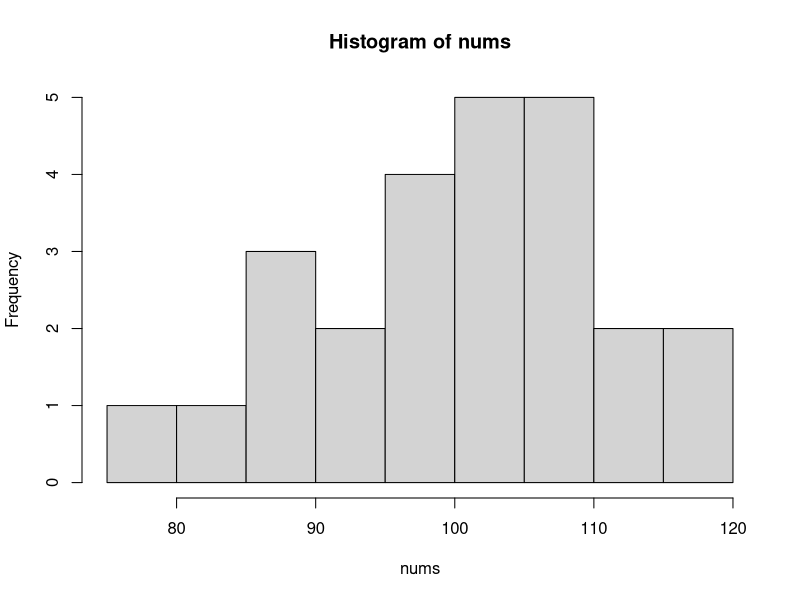
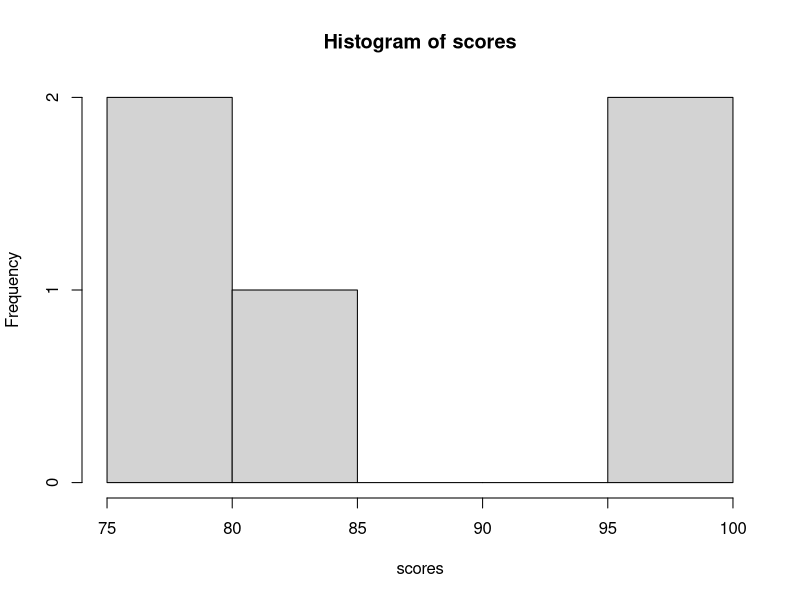
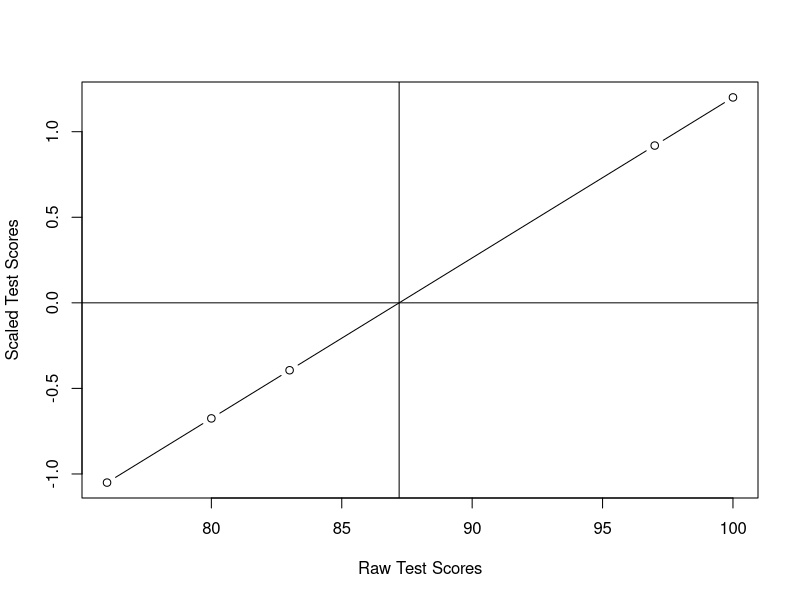
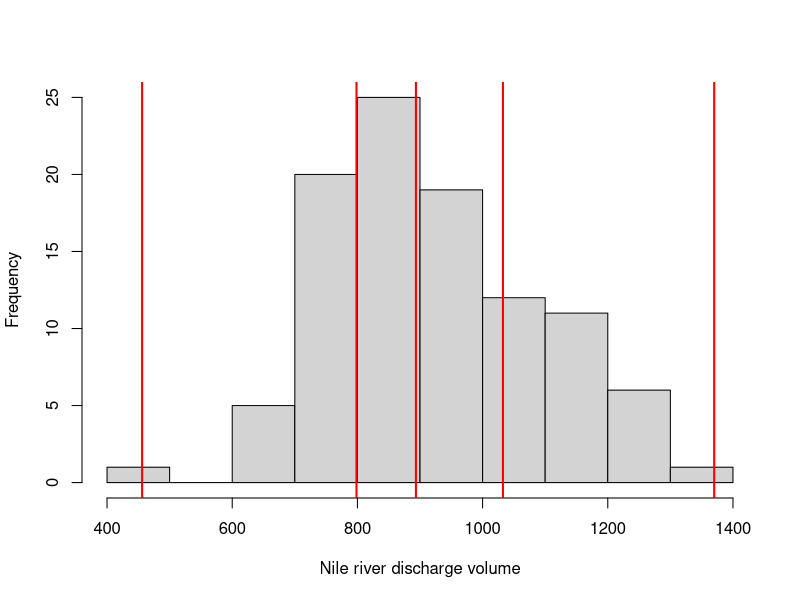
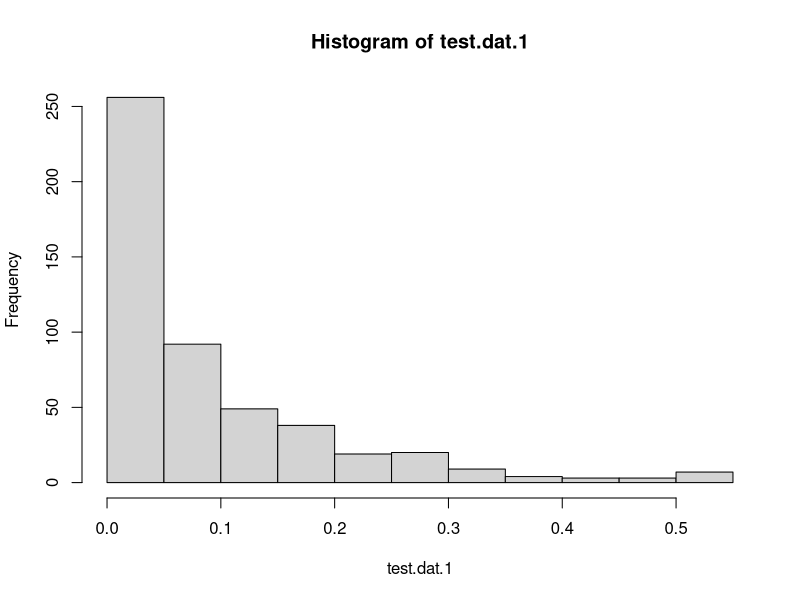
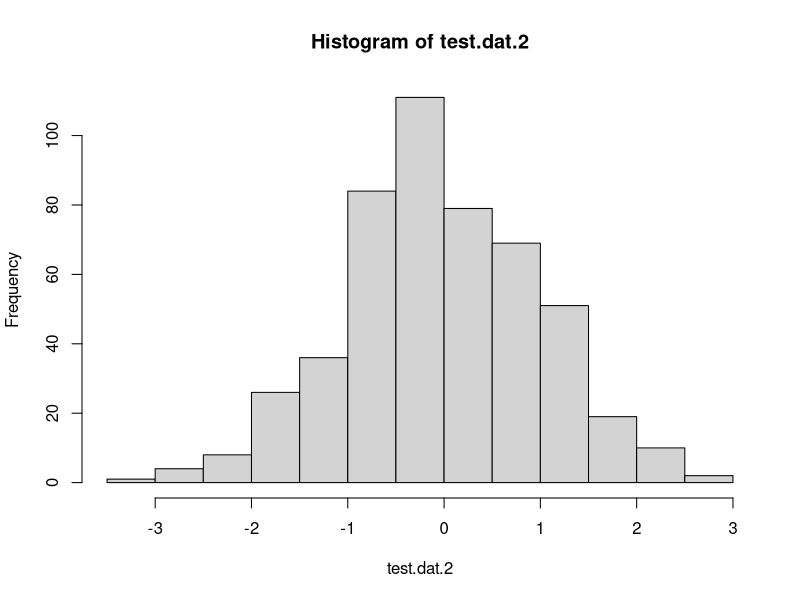

These figures' R source, in order:
## ---- chunk 1
# R. Leaf   July 29, 2016
# v04
# Script for R shortcourse. The script has the following components:

# 1. Documentation of scripts
# 2. Demonstration of writing code
# 3. Discussion of basic statistical tools
# 4. Etc., etc...

# Some text narrative that describes the sources, motivations, and citations. e.g.
# Crawley, Michael J. Statistics: an introduction using R. John Wiley & Sons, 2014.
## ---- chunk 2
# Code to keep workspace clean
# Functions ls() and rm()
?ls
?rm
## ---- chunk 3
function.name <- function(x)
  {   
  # braces are used to enclose the function - start open brace
  # computational operation that only deals with function argument x
  # "value to return"" is calculated
  #object value is created that can be of any data class.
  return(value)
  }   # braces are used to enclose the function - end closed brace   
## ---- chunk 4
?rnorm
nums = rnorm(n = 25, mean=100, sd=15)
## ---- chunk 5
?hist
hist(x = nums)
## ---- chunk 6
?stats::var
stats::var(nums)

?length
length(nums)

## ---- chunk 7
var.num   <- var(nums)
len.num   <- length(nums)

sem <- sqrt(var.num/len.num)   
## ---- chunk 8
rm(list = ls())   
## ---- chunk 9
ls()   
## ---- chunk 10
?sem.fun   
## ---- chunk 11
sem.fun = function(x)
{
  var.x <- var(x)
  len.x <- length(x)
sem.val <- sqrt(var.x/len.x)
return(sem.val)
}
## ---- chunk 12
require(stats)
require(datasets)
## ---- chunk 13
scores <- c(76,80,83,97,100)
?scale
scaled.scores <- scale(scores)
hist(scores)
scores.data.frame <- data.frame(scores,scaled.scores)
scores.data.frame
plot(x = scores.data.frame$scores, 
     y = scores.data.frame$scaled.scores, 
     type = "b",
     xlab = "Raw Test Scores",
     ylab = "Scaled Test Scores")
abline(h = 0)
mean(scores)
abline(v = mean(scores))
## ---- chunk 14
z.scores <- c(scores - mean(scores))/sd(scores)
scores.data.frame <- data.frame(scores,scaled.scores,z.scores)
scores.data.frame
## ---- chunk 15
?quantile
nile.vect <- as.numeric(Nile)
hist(nile.vect, main = "", xlab = "Nile river discharge volume")
quantile(x = nile.vect)
abline(v = quantile(x = nile.vect), col = "red", lwd = 2)
## ---- chunk 16
?shapiro.test
?rbeta
test.dat.1 <- rbeta(n = 500, shape1 = 0.5, shape2 = 5)
hist(x = test.dat.1)
shapiro.test(x = test.dat.1)
## ---- chunk 17
?rnorm
test.dat.2 <- rnorm(n = 500, mean = 0, sd = 1)
hist(x = test.dat.2)
shapiro.test(x = test.dat.2)
## ---- chunk 18
env.data <- data.frame(station.num = c(320,321,324),
                       t = c(25,32,27), b = c(16,23,18), depth = c(3,4.5,6), date = c("06/05/2014", "07/18/2013", "08/14/2015"))
